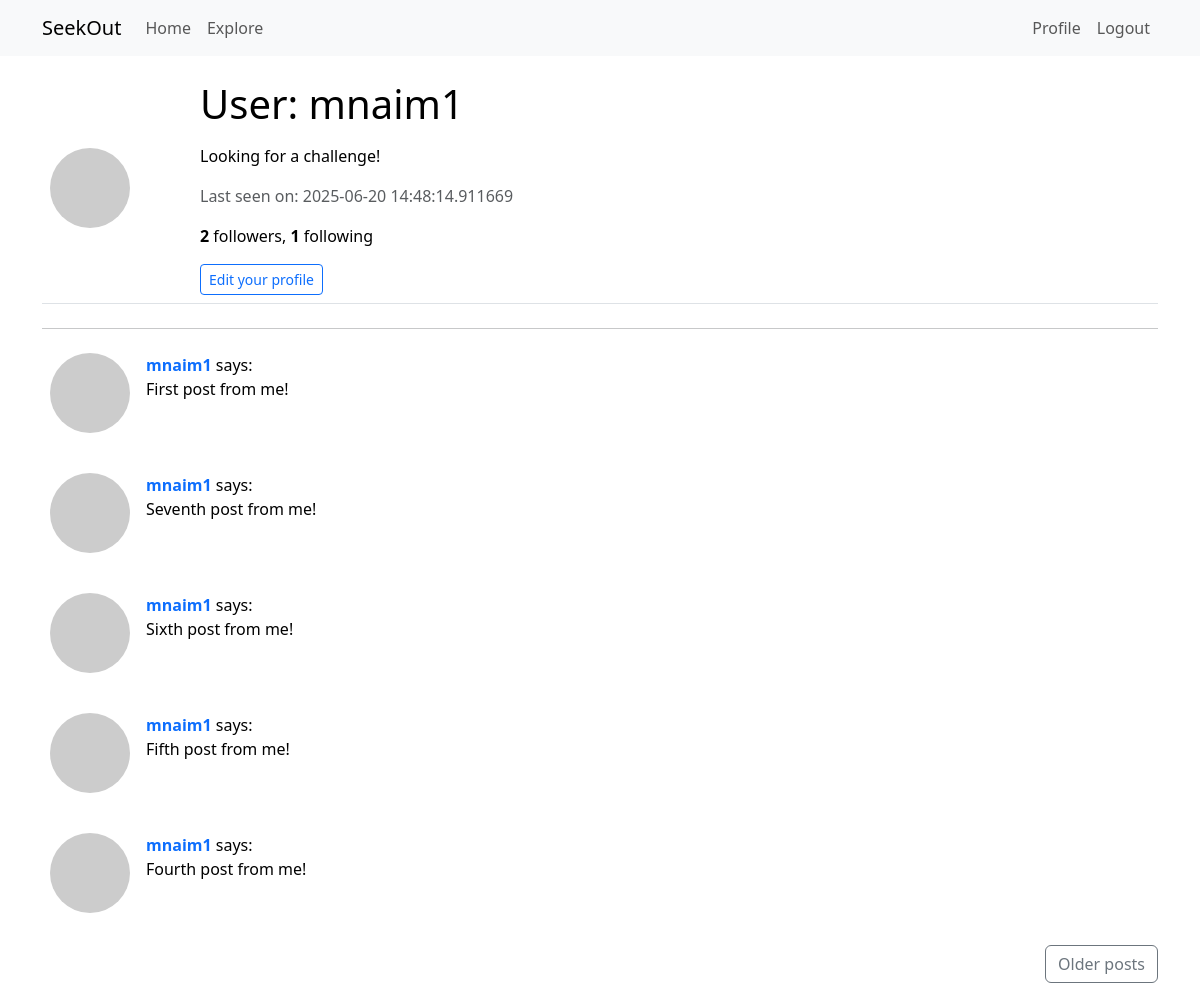
The app's page /user/mnaim1 (signed in), older data.
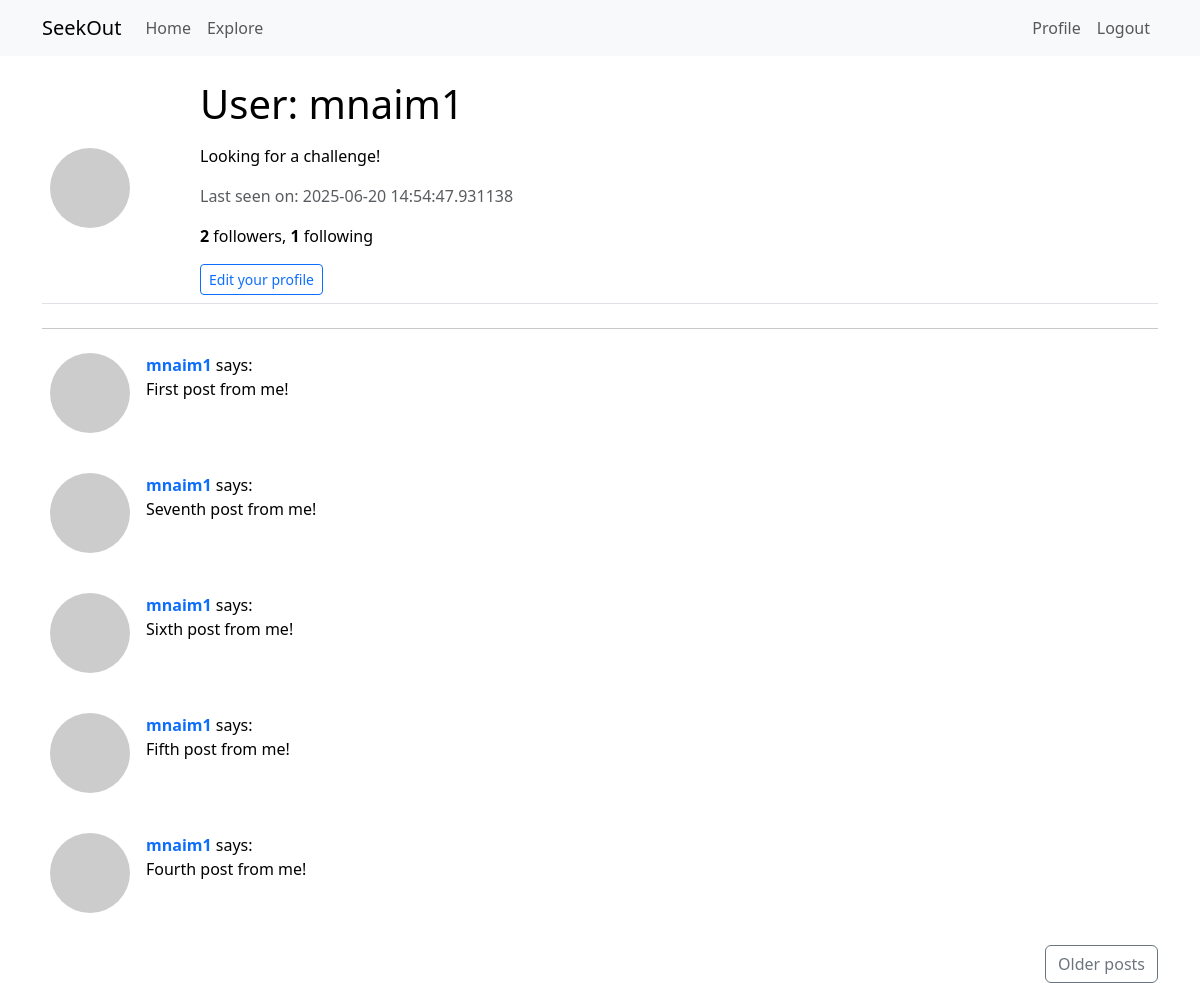
The same page, newer data.
### app/models.py (models this page shows, shortened)
class User (UserMixin, db.Model):
	id = db.Column (db.Integer, primary_key=True)
	username = db.Column (db.String, index=True, unique=True)
	email = db.Column (db.String, index=True, unique=True)
	password_hash = db.Column (db.String (128))
	posts = db.relationship ('Post', backref='author', lazy='dynamic')
	about_me = db.Column (db.String (140))
	last_seen = db.Column (db.DateTime, default=datetime.utcnow)
	followed = db.relationship (
		'User', secondary=followers,
		primaryjoin=(followers.c.follower_id == id),
		secondaryjoin=(followers.c.followed_id == id),
		backref=db.backref ('followers', lazy='dynamic'), lazy='dynamic')
	def avatar (self, size):
		digest = md5 (self.email.lower ().encode ('utf-8')).hexdigest ()
		return 'https://www.gravatar.com/avatar/{}?d=identicon&s={}'.format (
			digest, size)

class Post (db.Model):
	id = db.Column (db.Integer, primary_key=True)
	body = db.Column (db.String (140))
	timestamp = db.Column (db.DateTime, index=True, default=datetime.utcnow)
	user_id = db.Column (db.Integer, db.ForeignKey ('user.id'))

### app/routes.py (the view)
@app.route ('/user/<username>')
@login_required
def user (username):
	user = User.query.filter_by (username=username).first_or_404 ()
	form = EmptyForm ()
	page = request.args.get ('page', 1, type=int)
	posts = db.paginate (
		Post.query.filter_by (user_id=current_user.id).order_by (
		Post.timestamp.desc ()), page=page, per_page=app.config['POST_PER_PAGE'])
	next_url = url_for ('user', username=current_user.username, page=posts.next_num) \
		if posts.has_next else None
	prev_url = url_for ('user', username=current_user.username, page=posts.prev_num) \
		if posts.has_prev else None
	return render_template ('user.html', user=user, form=form, posts=posts.items,
		next_url=next_url, prev_url=prev_url)

### app/routes.py (called while the page is built)
@login.user_loader
def load_user (id):
	return User.query.get (int (id))

@app.before_request
def before_request ():
	if current_user.is_authenticated:
		current_user.last_seen = datetime.utcnow ()
		db.session.commit ()

### app/templates/user.html (shortened to what this page needs)
{% extends "base.html" %}
{% block content %}
  <table class="table mb-4">
    <tr valign="top">
      <td class="align-middle" style="width: 150px;">
        <img src="{{ user.avatar(128) }}" class="rounded-circle img-fluid" alt="User avatar">
      </td>
      <td>
        <h1 class="mb-3">User: {{ user.username }}</h1>
        {% if user.about_me %}
          <p>{{ user.about_me }}</p>
        {% endif %}
        {% if user.last_seen %}
          <p class="text-muted">Last seen on: {{ user.last_seen }}</p>
        {% endif %}
        <p class="mb-3">
          <strong>{{ user.followers.count() }}</strong> followers, <strong>{{ user.followed.count() }}</strong> following
        </p>
        {% if user == current_user %}
          <a href="{{ url_for('edit_profile') }}" class="btn btn-outline-primary btn-sm">Edit your profile</a>
        {% elif not current_user.is_following(user) %}
          <form action="{{ url_for('follow', username=user.username) }}" method="post" class="d-inline">
            {{ form.hidden_tag() }}
            {{ form.submit(class="btn btn-success btn-sm", value='Follow') }}
          </form>
        {% else %}
          <form action="{{ url_for('unfollow', username=user.username) }}" method="post" class="d-inline">
            {{ form.hidden_tag() }}
            {{ form.submit(class="btn btn-danger btn-sm", value='Unfollow') }}
          </form>
        {% endif %}
      </td>
    </tr>
  </table>
  <hr>
  {% for post in posts %}
    <div class="mb-4">
      {% include '_post.html' %}
    </div>
  {% endfor %}
  <div class="d-flex justify-content-between">
    {% if next_url %}
      <a href="{{ next_url }}" class="btn btn-outline-secondary ms-auto">Older posts</a>
    {% endif %}
  </div>
{% endblock %}

### app/templates/base.html (shortened to what this page needs)
<!DOCTYPE html>
<html lang="en">
<head>
	<link
		href="https://cdn.jsdelivr.net/npm/bootstrap@5.3.2/dist/css/bootstrap.min.css"
		rel="stylesheet"
>
</head>
<body>
	<nav class="navbar navbar-expand-lg bg-body-tertiary">
		<div class="container">
			<a class="navbar-brand" href="{{ url_for('index') }}">SeekOut</a>
			<div class="collapse navbar-collapse" id="navbarNav">
				<ul class="navbar-nav me-auto mb-2 mb-lg-0">
					<li class="nav-item">
						<a class="nav-link" href="{{ url_for('index') }}">Home</a>
					</li>
					<li class="nav-item">
						<a class="nav-link" href="{{ url_for('explore') }}">Explore</a>
					</li>
				</ul>
				<ul class="navbar-nav mb-2 mb-lg-0">
					{% if current_user.is_anonymous %}
					<li class="nav-item">
						<a class="nav-link" href="{{ url_for('login') }}">Login</a>
					</li>
					{% else %}
					<li class="nav-item">
						<a class="nav-link" href="{{ url_for('user', username=current_user.username) }}">Profile</a>
					</li>
					<li class="nav-item">
						<a class="nav-link" href="{{ url_for('logout') }}">Logout</a>
					</li>
					{% endif %}
				</ul>
			</div>
		</div>
	</nav>
	<div class="container mt-3">
		{% block content %}{% endblock %}
	</div>
</body>
</html>

### app/templates/_post.html
<table class="table table-borderless mb-0">
  <tr valign="top">
    <td style="width: 50px;">
      <img src="{{ post.author.avatar(36) }}" class="rounded-circle" alt="Avatar">
    </td>
    <td>
      <a href="{{ url_for('user', username=post.author.username) }}" class="fw-bold text-decoration-none">
        {{ post.author.username }}
      </a> says:<br>
      <p class="mb-0">{{ post.body }}</p>
    </td>
  </tr>
</table>

Row changes from the older to the newer data that the page shows:
changed User "mnaim1": last_seen "2025-06-20 14:48:14.911669" → "2025-06-20 14:54:47.931138"
